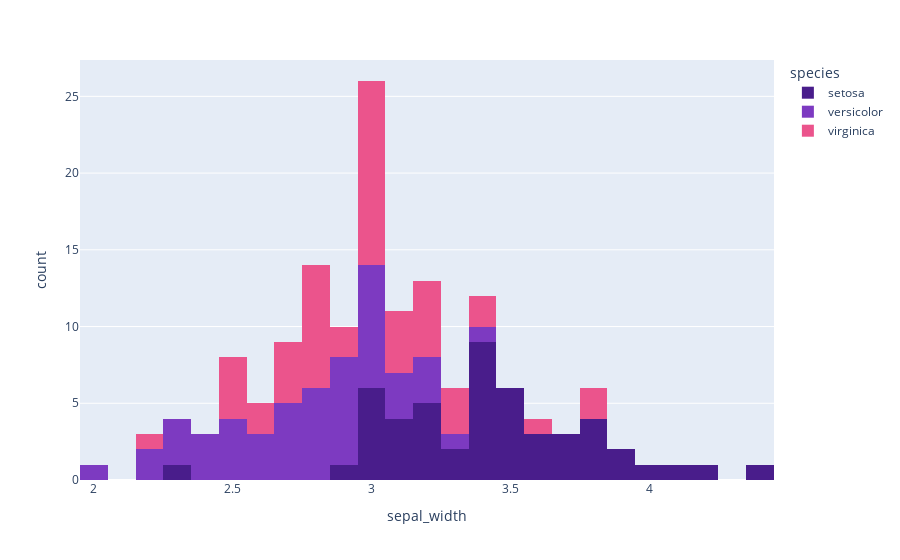

The code cell stored with this chart in its notebook:
### Code cell
fig = px.histogram(data_frame=df, x='sepal_width',color='species',color_discrete_sequence=['#491D8B','#7D3AC1','#EB548C'],nbins=30)
fig.show()

### Figure 1 — Plotly figure (JSON) as saved in the notebook; plotly's stock layout.template omitted (floating-point values rounded to 4 significant figures)
{"data": [{"alignmentgroup": "True", "bingroup": "x", "hovertemplate": "species=setosa<br>sepal_width=%{x}<br>count=%{y}<extra></extra>", "legendgroup": "setosa", "marker": {"color": "#491D8B", "pattern": {"shape": ""}}, "name": "setosa", "nbinsx": 30, "offsetgroup": "setosa", "orientation": "v", "showlegend": true, "type": "histogram", "x": [3.5, 3, 3.2, 3.1, 3.6, 3.9, 3.4, 3.4, 2.9, 3.1, 3.7, 3.4, 3, 3, 4, 4.4, 3.9, 3.5, 3.8, 3.8, 3.4, 3.7, 3.6, 3.3, 3.4, 3, 3.4, 3.5, 3.4, 3.2, 3.1, 3.4, 4.1, 4.2, 3.1, 3.2, 3.5, 3.6, 3, 3.4, 3.5, 2.3, 3.2, 3.5, 3.8, 3, 3.8, 3.2, 3.7, 3.3], "xaxis": "x", "yaxis": "y"}, {"alignmentgroup": "True", "bingroup": "x", "hovertemplate": "species=versicolor<br>sepal_width=%{x}<br>count=%{y}<extra></extra>", "legendgroup": "versicolor", "marker": {"color": "#7D3AC1", "pattern": {"shape": ""}}, "name": "versicolor", "nbinsx": 30, "offsetgroup": "versicolor", "orientation": "v", "showlegend": true, "type": "histogram", "x": [3.2, 3.2, 3.1, 2.3, 2.8, 2.8, 3.3, 2.4, 2.9, 2.7, 2, 3, 2.2, 2.9, 2.9, 3.1, 3, 2.7, 2.2, 2.5, 3.2, 2.8, 2.5, 2.8, 2.9, 3, 2.8, 3, 2.9, 2.6, 2.4, 2.4, 2.7, 2.7, 3, 3.4, 3.1, 2.3, 3, 2.5, 2.6, 3, 2.6, 2.3, 2.7, 3, 2.9, 2.9, 2.5, 2.8], "xaxis": "x", "yaxis": "y"}, {"alignmentgroup": "True", "bingroup": "x", "hovertemplate": "species=virginica<br>sepal_width=%{x}<br>count=%{y}<extra></extra>", "legendgroup": "virginica", "marker": {"color": "#EB548C", "pattern": {"shape": ""}}, "name": "virginica", "nbinsx": 30, "offsetgroup": "virginica", "orientation": "v", "showlegend": true, "type": "histogram", "x": [3.3, 2.7, 3, 2.9, 3, 3, 2.5, 2.9, 2.5, 3.6, 3.2, 2.7, 3, 2.5, 2.8, 3.2, 3, 3.8, 2.6, 2.2, 3.2, 2.8, 2.8, 2.7, 3.3, 3.2, 2.8, 3, 2.8, 3, 2.8, 3.8, 2.8, 2.8, 2.6, 3, 3.4, 3.1, 3, 3.1, 3.1, 3.1, 2.7, 3.2, 3.3, 3, 2.5, 3, 3.4, 3], "xaxis": "x", "yaxis": "y"}], "layout": {"barmode": "relative", "legend": {"title": {"text": "species"}, "tracegroupgap": 0}, "margin": {"t": 60}, "xaxis": {"anchor": "y", "domain": [0, 1], "title": {"text": "sepal_width"}}, "yaxis": {"anchor": "x", "domain": [0, 1], "title": {"text": "count"}}}}
